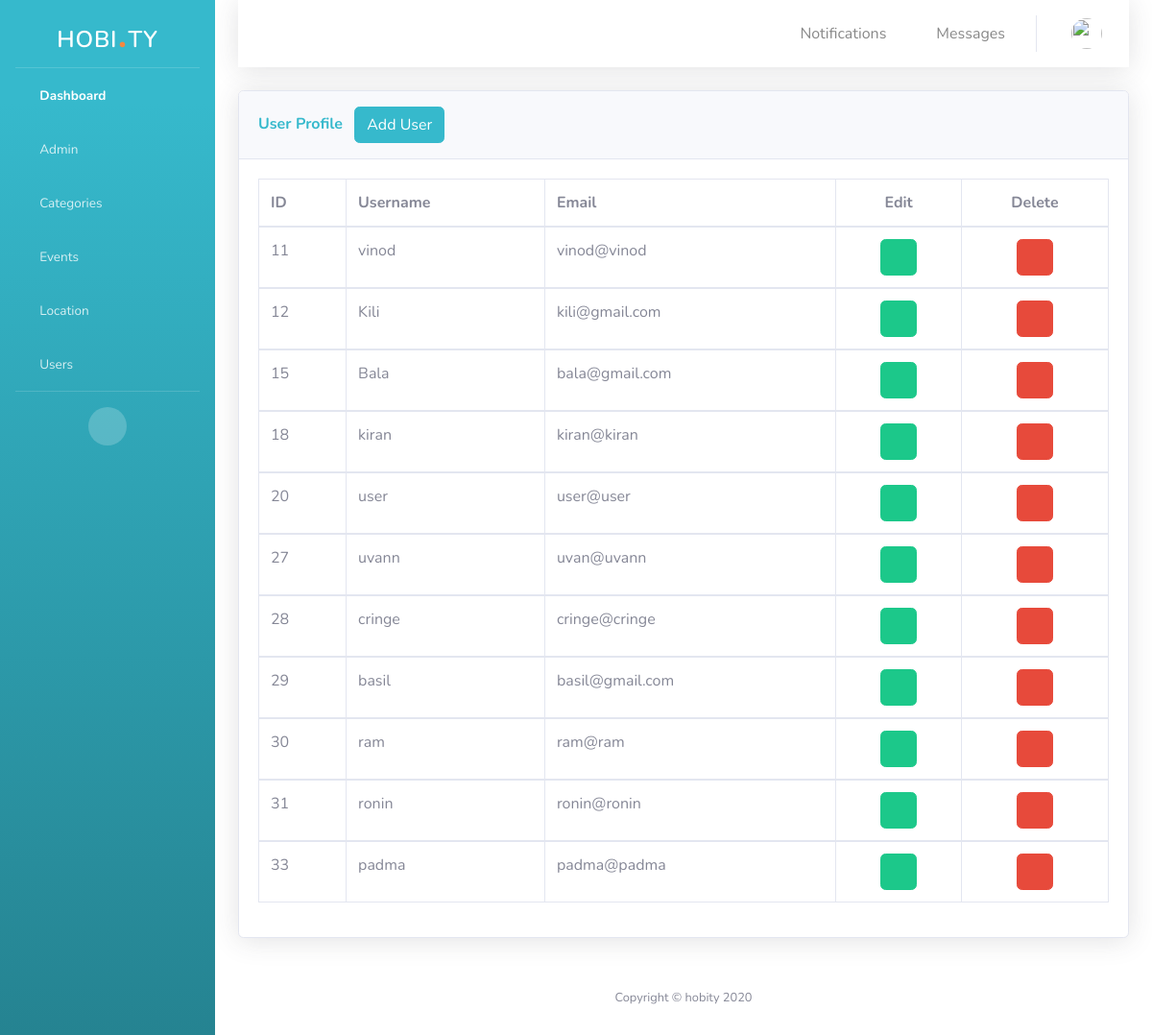
Screenshot of /userregister.php with the database file from the repository.
### tables this page shows
CREATE TABLE `register` (
  `id` int(11) NOT NULL,
  `username` varchar(50) NOT NULL,
  `email` varchar(50) NOT NULL,
  `password` varchar(50) NOT NULL,
  `usertype` varchar(20) NOT NULL
);

### userregister.php (the view, shortened to what this page needs)
<?php
include('security.php');
include('includes/header.php');
include('includes/sidebar.php');
?>
<div class="container-fluid">
  <?php
  include('includes/topbar.php');
  ?>
  <div class="card shadow mb-4">
    <div class="card-header py-3">
      <h6 class="m-0 font-weight-bold text-info">User Profile
      <button type="button" class="btn btn-info mx-2" data-toggle="modal" data-target="#adduserprofile">
       Add User
      </button>
      </h6>
    </div>
    <div class="card-body">
      <div class="table-responsive">
        <?php
          $query = "SELECT * FROM register where usertype = 'user' ";
          $query_run = mysqli_query($connection,$query);
        ?>
        <table class="table table-bordered" id="dataTable" width="100%" cellspacing="0">
          <thead>
            <tr>
              <th>ID</th>
              <th>Username</th>
              <th>Email</th>
              <th class="text-center">Edit</th>
              <th class="text-center">Delete</th>
            </tr>
          </thead>
          <?php
            if($query_run)
            {
              foreach($query_run as $row)
              {
          ?>
          <tbody>
            <tr>
              <td><?php echo $row['id']; ?></td>
              <td><?php echo $row['username']; ?></td>
              <td><?php echo $row['email']; ?></td>
              <td class="text-center">
                <form action="userreg_edit.php" method="post">
                  <button type="submit" class="btn btn-success" name="edit_btn"><i class="fas fa-edit"></i></button>
                </form>
              </td>
              <td class="text-center">
                  <button type="button" class="btn btn-danger userdeletebtn"><i class="fas fa-trash-alt"></i></button>
              </td>
            </tr>
          </tbody>
          <?php
              }
            }
            else
            {
              echo "No Record Found !";
            }
          ?>
        </table>
      </div>
    </div>
  </div>
<?php
  include('includes/footer.php');
?>

### rows the page displays
register: id "11", username "vinod", email "vinod@vinod"
register: id "12", username "Kili", email "kili@gmail.com"
register: id "15", username "Bala", email "bala@gmail.com"
register: id "18", username "kiran", email "kiran@kiran"
register: id "20", username "user", email "user@user"
register: id "27", username "uvann", email "uvan@uvann"
register: id "28", username "cringe", email "cringe@cringe"
register: id "29", username "basil", email "basil@gmail.com"
register: id "30", username "ram", email "ram@ram"
register: id "31", username "ronin", email "ronin@ronin"
register: id "33", username "padma", email "padma@padma"
